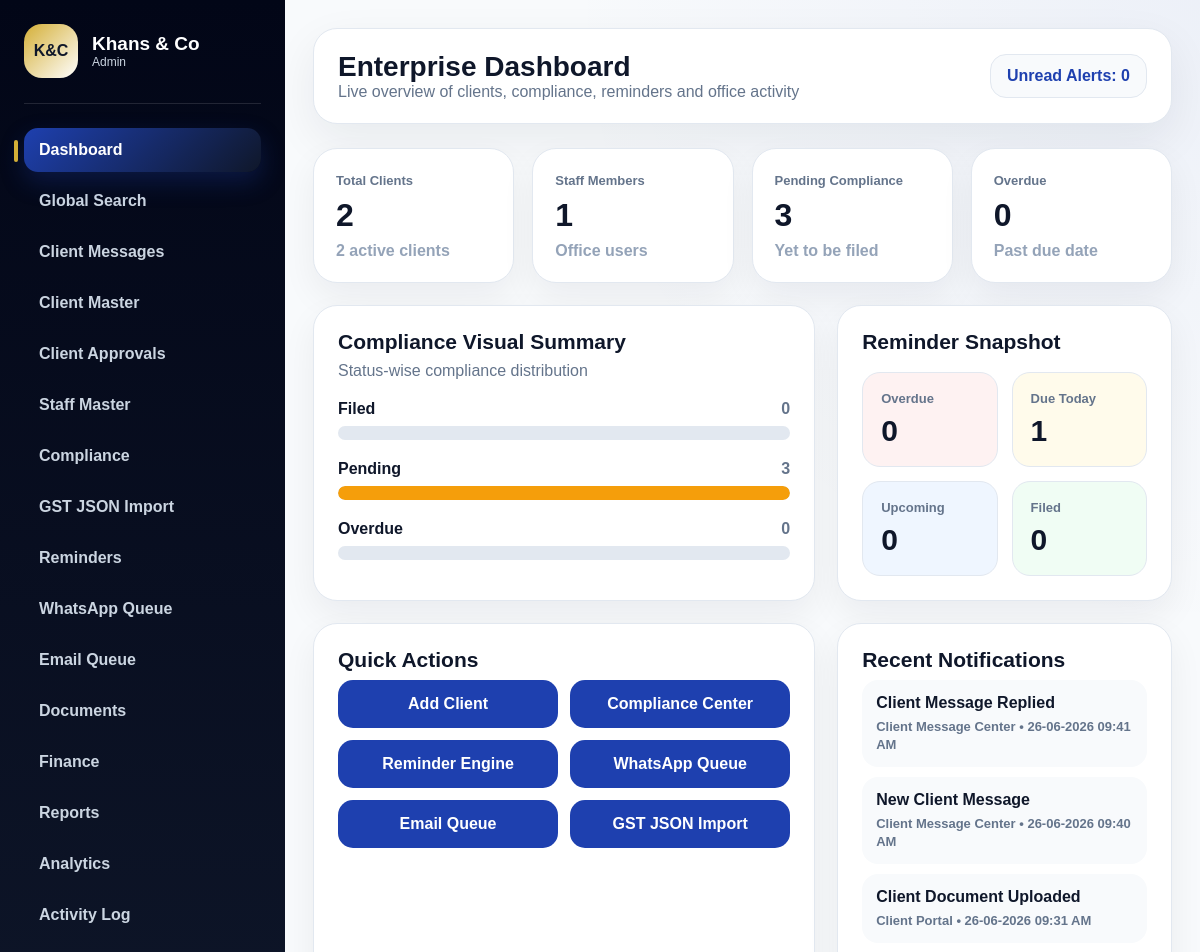
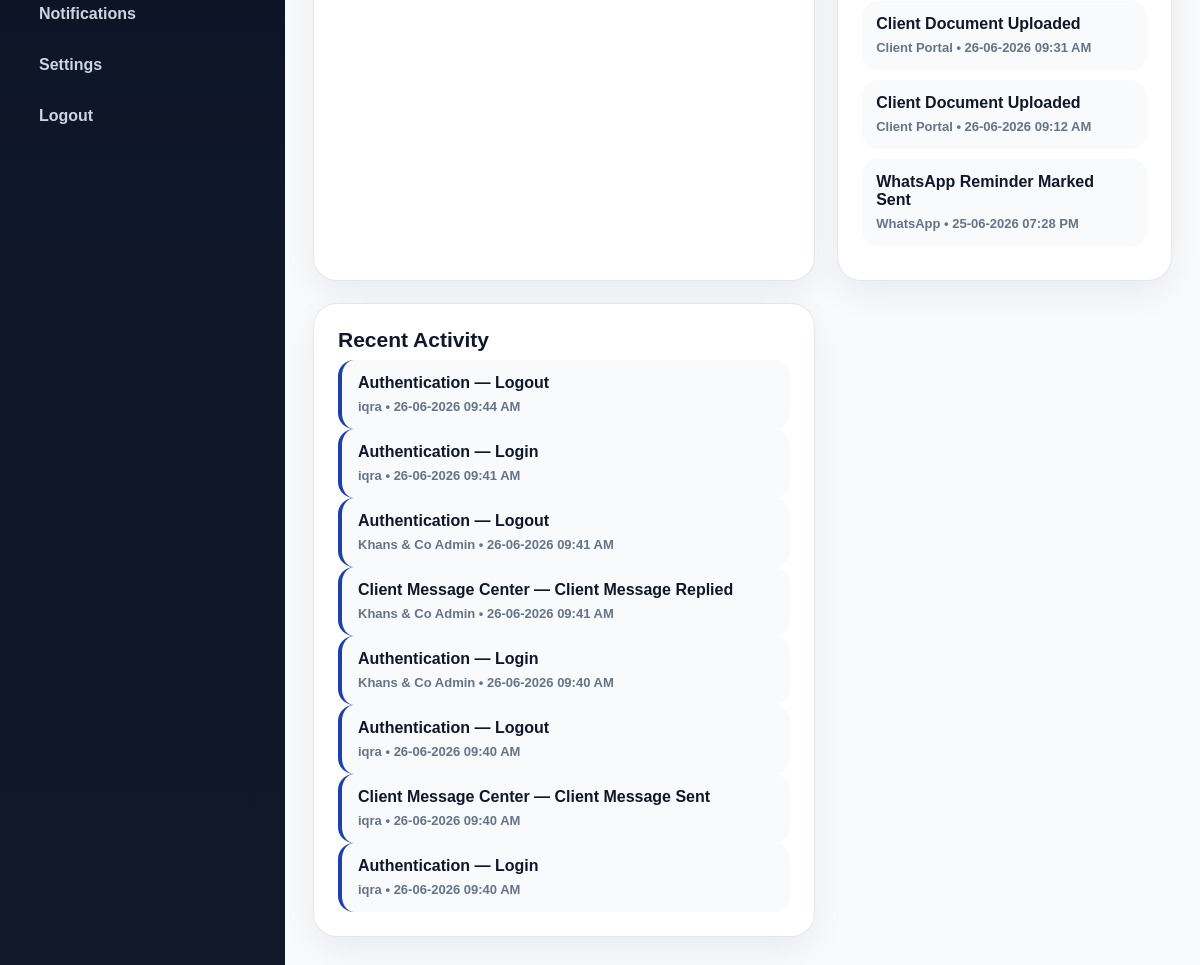
The page /admin/dashboard (signed in) on the database its author committed (2 pictures, top to bottom).
### app/database/models.py (models this page shows)
class Notification(db.Model):
    __tablename__ = "notifications"
    id = db.Column(db.Integer, primary_key=True)
    title = db.Column(db.String(180), nullable=False)
    message = db.Column(db.Text, nullable=True)
    notification_type = db.Column(db.String(50), nullable=False, default="info")
    module = db.Column(db.String(80), nullable=True)
    record_type = db.Column(db.String(80), nullable=True)
    record_id = db.Column(db.Integer, nullable=True)
    is_read = db.Column(db.Boolean, default=False)
    created_at = db.Column(db.DateTime, default=datetime.utcnow)

class AuditLog(db.Model):
    __tablename__ = "audit_logs"
    id = db.Column(db.Integer, primary_key=True)
    user_id = db.Column(db.Integer, nullable=True)
    user_name = db.Column(db.String(120), nullable=True)
    user_role = db.Column(db.String(50), nullable=True)
    action = db.Column(db.String(120), nullable=False)
    module = db.Column(db.String(80), nullable=False)
    record_type = db.Column(db.String(80), nullable=True)
    record_id = db.Column(db.Integer, nullable=True)
    description = db.Column(db.Text, nullable=True)
    created_at = db.Column(db.DateTime, default=datetime.utcnow)

### app/admin/dashboard_routes.py (the view)
@admin_bp.route("/dashboard")
@require_admin_area
def dashboard():
    reminder_summary = get_reminder_summary()
    total_clients = Client.query.count()
    active_clients = Client.query.filter_by(status="active").count()
    total_staff = Staff.query.count()
    total_tasks = ComplianceTask.query.count()
    pending_tasks = ComplianceTask.query.filter_by(status="pending").count()
    filed_tasks = ComplianceTask.query.filter_by(status="filed").count()
    overdue_tasks = len(reminder_summary["overdue"])
    unread_notifications = Notification.query.filter_by(is_read=False).count()
    recent_activity = AuditLog.query.order_by(AuditLog.id.desc()).limit(8).all()
    recent_notifications = Notification.query.order_by(Notification.id.desc()).limit(6).all()
    return render_template(
        "admin/dashboard.html",
        total_clients=total_clients,
        active_clients=active_clients,
        total_staff=total_staff,
        total_tasks=total_tasks,
        pending_tasks=pending_tasks,
        filed_tasks=filed_tasks,
        overdue_tasks=overdue_tasks,
        due_today_count=reminder_summary["due_today_count"],
        upcoming_count=reminder_summary["upcoming_count"],
        unread_notifications=unread_notifications,
        recent_activity=recent_activity,
        recent_notifications=recent_notifications,
    )

### app/__init__.py (called while the page is built)
def create_app():
    app = Flask(__name__, template_folder="templates", static_folder="static")
    app.config.from_object(Config)
    db.init_app(app)
    migrate.init_app(app, db)
    init_validation_hooks(app)
    @app.context_processor
    def inject_notification_count():
        try:
            unread_notifications_count = Notification.query.filter_by(is_read=False).count()
        except Exception:
            unread_notifications_count = 0
        return dict(unread_notifications_count=unread_notifications_count)
    from app.auth.routes import auth_bp
    from app.admin.routes import admin_bp
    from app.client.routes import client_bp
    app.register_blueprint(auth_bp)
    app.register_blueprint(admin_bp)
    app.register_blueprint(client_bp)
    return app

### app/services/reminder_service.py (called while the page is built)
def get_firm_reminder_days():
    settings = FirmSettings.query.first()
    if not settings or not settings.reminder_days:
        return [15, 7, 3, 1]
    days = []
    for item in settings.reminder_days.split(","):
        item = item.strip()
        if item.isdigit():
            days.append(int(item))
    return days or [15, 7, 3, 1]

def get_due_today_tasks():
    today = date.today()
    return ComplianceTask.query.filter(
        ComplianceTask.due_date == today,
        ComplianceTask.status != "filed"
    ).all()

def get_upcoming_tasks_by_days(days):
    today = date.today()
    target_date = today + timedelta(days=days)
    return ComplianceTask.query.filter(
        ComplianceTask.due_date == target_date,
        ComplianceTask.status != "filed"
    ).order_by(ComplianceTask.due_date.asc()).all()

def get_overdue_tasks():
    today = date.today()
    return ComplianceTask.query.filter(
        ComplianceTask.due_date < today,
        ComplianceTask.status != "filed"
    ).order_by(ComplianceTask.due_date.asc()).all()

### app/utils/permissions.py (called while the page is built)
def is_admin_user(session):
    return session.get("user_role") in ADMIN_ROLES

### app/utils/route_guards.py (called while the page is built)
def require_admin_area(view_func):
    @wraps(view_func)
    def wrapper(*args, **kwargs):
        if not is_admin_user(session):
            flash("Access denied.", "error")
            return redirect(url_for("auth.login"))
        return view_func(*args, **kwargs)
    return wrapper

### app/utils/validation_hooks.py (called while the page is built, shortened)
def init_validation_hooks(app):
    @app.before_request
    def validate_common_form_fields():
        if request.method != "POST":
            return None

### app/templates/admin/dashboard.html (shortened to what this page needs)
{% extends "shared/base.html" %}
{% block body %}
<div class="app-layout">
    {% include "shared/admin_sidebar.html" %}
    <main class="main">
        <header class="topbar">
            <div>
                <h1>Enterprise Dashboard</h1>
                <p>Live overview of clients, compliance, reminders and office activity</p>
            </div>
            <div class="profile">Unread Alerts: {{ unread_notifications }}</div>
        </header>
        <section class="metrics">
            <div class="card">
                <span>Total Clients</span>
                <h2>{{ total_clients }}</h2>
                <p>{{ active_clients }} active clients</p>
            </div>
            <div class="card">
                <span>Staff Members</span>
                <h2>{{ total_staff }}</h2>
                <p>Office users</p>
            </div>
            <div class="card warning">
                <span>Pending Compliance</span>
                <h2>{{ pending_tasks }}</h2>
                <p>Yet to be filed</p>
            </div>
            <div class="card danger">
                <span>Overdue</span>
                <h2>{{ overdue_tasks }}</h2>
                <p>Past due date</p>
            </div>
        </section>
        <section class="panels">
            <div class="panel large">
                <h3>Compliance Visual Summary</h3>
                <p>Status-wise compliance distribution</p>
                {% set total = total_tasks if total_tasks > 0 else 1 %}
                {% set filed_percent = (filed_tasks / total * 100) %}
                {% set pending_percent = (pending_tasks / total * 100) %}
                {% set overdue_percent = (overdue_tasks / total * 100) %}
                <div class="visual-bar-row">
                    <div class="visual-label">
                        <strong>Filed</strong>
                        <span>{{ filed_tasks }}</span>
                    </div>
                    <div class="visual-track">
                    </div>
                </div>
                <div class="visual-bar-row">
                    <div class="visual-label">
                        <strong>Pending</strong>
                        <span>{{ pending_tasks }}</span>
                    </div>
                    <div class="visual-track">
                        <div class="visual-fill warning-fill" style="width: {{ pending_percent }}%;"></div>
                    </div>
                </div>
                <div class="visual-bar-row">
                    <div class="visual-label">
                        <strong>Overdue</strong>
                        <span>{{ overdue_tasks }}</span>
                    </div>
                    <div class="visual-track">
                    </div>
                </div>
            </div>
            <div class="panel">
                <h3>Reminder Snapshot</h3>
                <div class="snapshot-grid">
                    <div class="snapshot-card danger-soft">
                        <span>Overdue</span>
                        <strong>{{ overdue_tasks }}</strong>
                    </div>
                    <div class="snapshot-card warning-soft">
                        <span>Due Today</span>
                        <strong>{{ due_today_count }}</strong>
                    </div>
                    <div class="snapshot-card info-soft">
                        <span>Upcoming</span>
                        <strong>{{ upcoming_count }}</strong>
                    </div>
                    <div class="snapshot-card success-soft">
                        <span>Filed</span>
                        <strong>{{ filed_tasks }}</strong>
                    </div>
                </div>
            </div>
            <div class="panel large">
                <h3>Quick Actions</h3>
                <div class="quick">
                    <a class="quick-link" href="{{ url_for('admin.add_client') }}">Add Client</a>
                    <a class="quick-link" href="{{ url_for('admin.compliance_dashboard') }}">Compliance Center</a>
                    <a class="quick-link" href="{{ url_for('admin.reminders') }}">Reminder Engine</a>
                    <a class="quick-link" href="{{ url_for('admin.whatsapp_queue') }}">WhatsApp Queue</a>
                    <a class="quick-link" href="{{ url_for('admin.email_queue') }}">Email Queue</a>
                    <a class="quick-link" href="{{ url_for('admin.gst_json_import') }}">GST JSON Import</a>
                </div>
            </div>
            <div class="panel">
                <h3>Recent Notifications</h3>
                {% for item in recent_notifications %}
                    <div class="mini-list-item">
                        <strong>{{ item.title }}</strong>
                        <span>{{ item.module or "System" }} • {{ item.created_at.strftime("%d-%m-%Y %I:%M %p") }}</span>
                    </div>
                {% else %}
                    <p>No notifications yet.</p>
                {% endfor %}
            </div>
            <div class="panel large">
                <h3>Recent Activity</h3>
                {% for log in recent_activity %}
                    <div class="timeline-item">
                        <strong>{{ log.module }} — {{ log.action }}</strong>
                        <span>{{ log.user_name or "System" }} • {{ log.created_at.strftime("%d-%m-%Y %I:%M %p") }}</span>
                    </div>
                {% else %}
                    <p>No activity yet.</p>
                {% endfor %}
            </div>
        </section>
    </main>
</div>
{% endblock %}

### app/static/css/modules/base.css (style rules this page uses)
* { margin: 0; padding: 0; box-sizing: border-box; }
body { font-family: Arial, Helvetica, sans-serif; background: #f8fafc; color: #0f172a; }
a { text-decoration: none; }
:root { --kc-primary: #0f172a; --kc-blue: #1e40af; --kc-gold: #d4af37; --kc-bg: #f8fafc; --kc-card: #ffffff; --kc-border: #e2e8f0; --kc-muted: #64748b; --kc-success: #16a34a; --kc-warning: #f59e0b; --kc-danger: #dc2626; }

### app/static/css/modules/layout.css (style rules this page uses)
.app-layout { min-height: 100vh; display: flex; background: var(--kc-bg); }
.main { flex: 1; padding: 28px; }
.topbar { background: white; border: 1px solid var(--kc-border); border-radius: 24px; padding: 22px 24px; display: flex; justify-content: space-between; align-items: center; box-shadow: 0 16px 45px rgba(15,23,42,.07); margin-bottom: 24px; }
.topbar h1 { font-size: 28px; }
.topbar p { color: var(--kc-muted); }
.profile { background: #f8fafc; border: 1px solid var(--kc-border); padding: 12px 16px; border-radius: 16px; font-weight: 800; color: var(--kc-blue); }

### app/static/css/modules/dashboard.css (style rules this page uses)
.metrics { display: grid; grid-template-columns: repeat(4, 1fr); gap: 18px; margin-bottom: 22px; }
.card { background: white; border: 1px solid var(--kc-border); border-radius: 24px; padding: 22px; box-shadow: 0 14px 35px rgba(15,23,42,.06); }
.card span { color: var(--kc-muted); font-weight: 800; font-size: 13px; }
.card h2 { font-size: 32px; margin: 8px 0; }
.card p { color: #94a3b8; font-weight: 600; }
.panels { display: grid; grid-template-columns: 1.5fr 1fr; gap: 22px; }
.panel { background: white; border: 1px solid var(--kc-border); border-radius: 24px; padding: 24px; box-shadow: 0 14px 35px rgba(15,23,42,.06); }
.panel h3 { font-size: 21px; margin-bottom: 8px; }
.panel p { color: var(--kc-muted); margin-bottom: 18px; }
.large { min-height: 280px; }
.quick { display: grid; grid-template-columns: 1fr 1fr; gap: 12px; }

### app/static/css/modules/components.css (style rules this page uses)
.quick-link { padding: 15px; border-radius: 15px; background: var(--kc-blue); color: white; font-weight: 900; text-align: center; }
.mini-list-item { background: #f8fafc; border-radius: 16px; padding: 14px; margin-bottom: 10px; }
.mini-list-item strong { display: block; color: var(--kc-primary); margin-bottom: 5px; }
.mini-list-item span { color: var(--kc-muted); font-size: 13px; font-weight: 700; }
.timeline-item { border-left: 4px solid var(--kc-blue); background: #f8fafc; border-radius: 16px; padding: 14px 16px; }
.timeline-item strong { display: block; color: var(--kc-primary); margin-bottom: 5px; }
.timeline-item span { color: var(--kc-muted); font-size: 13px; font-weight: 800; }
.card, .panel, .topbar { transition: all 0.2s ease; }
.top-action, .quick-link, .save-btn, .mark-sent-btn { transition: all 0.2s ease; }
.main { background: radial-gradient(circle at top right, rgba(30,64,175,.05), transparent 30%), var(--kc-bg); }
.panel h3 { display: flex; align-items: center; gap: 8px; }
.visual-bar-row { margin-top: 20px; }
.visual-label { display: flex; justify-content: space-between; margin-bottom: 8px; }
.visual-label strong { color: var(--kc-primary); }
.visual-label span { color: var(--kc-muted); font-weight: 900; }
.visual-track { height: 14px; background: #e2e8f0; border-radius: 999px; overflow: hidden; }
.visual-fill { height: 100%; border-radius: 999px; }
.warning-fill { background: #f59e0b; }
.snapshot-grid { display: grid; grid-template-columns: 1fr 1fr; gap: 14px; margin-top: 18px; }
.snapshot-card { border-radius: 18px; padding: 18px; border: 1px solid var(--kc-border); }
.snapshot-card span { display: block; font-size: 13px; font-weight: 900; color: var(--kc-muted); margin-bottom: 8px; }
.snapshot-card strong { font-size: 30px; color: var(--kc-primary); }
.danger-soft { background: #fef2f2; }
.warning-soft { background: #fffbeb; }
.info-soft { background: #eff6ff; }
.success-soft { background: #f0fdf4; }

### rows shown on the page
Notification: title "Client Message Replied", module "Client Message Center", created_at "26-06-2026 09:41 AM"
Notification: title "New Client Message", module "Client Message Center", created_at "26-06-2026 09:40 AM"
Notification: title "Client Document Uploaded", module "Client Portal", created_at "26-06-2026 09:31 AM"
Notification: title "Client Document Uploaded", module "Client Portal", created_at "26-06-2026 09:31 AM"
Notification: title "Client Document Uploaded", module "Client Portal", created_at "26-06-2026 09:12 AM"
Notification: title "WhatsApp Reminder Marked Sent", module "WhatsApp", created_at "25-06-2026 07:28 PM"
AuditLog: module "Authentication", action "Logout", user_name "iqra", created_at "26-06-2026 09:44 AM"
AuditLog: module "Authentication", action "Login", user_name "iqra", created_at "26-06-2026 09:41 AM"
AuditLog: module "Authentication", action "Logout", user_name "Khans & Co Admin", created_at "26-06-2026 09:41 AM"
AuditLog: module "Client Message Center", action "Client Message Replied", user_name "Khans & Co Admin", created_at "26-06-2026 09:41 AM"
AuditLog: module "Authentication", action "Login", user_name "Khans & Co Admin", created_at "26-06-2026 09:40 AM"
AuditLog: module "Authentication", action "Logout", user_name "iqra", created_at "26-06-2026 09:40 AM"
AuditLog: module "Client Message Center", action "Client Message Sent", user_name "iqra", created_at "26-06-2026 09:40 AM"
AuditLog: module "Authentication", action "Login", user_name "iqra", created_at "26-06-2026 09:40 AM"

### other values the page prints
{{ session.get("user_role", "Admin")|replace("_", " ")|title }} "Admin"
{{ unread_notifications }} "0"
{{ total_clients }} "2"
{{ active_clients }} "2"
{{ total_staff }} "1"
{{ pending_tasks }} "3"
{{ overdue_tasks }} "0"
{{ filed_tasks }} "0"
{{ due_today_count }} "1"
{{ upcoming_count }} "0"
